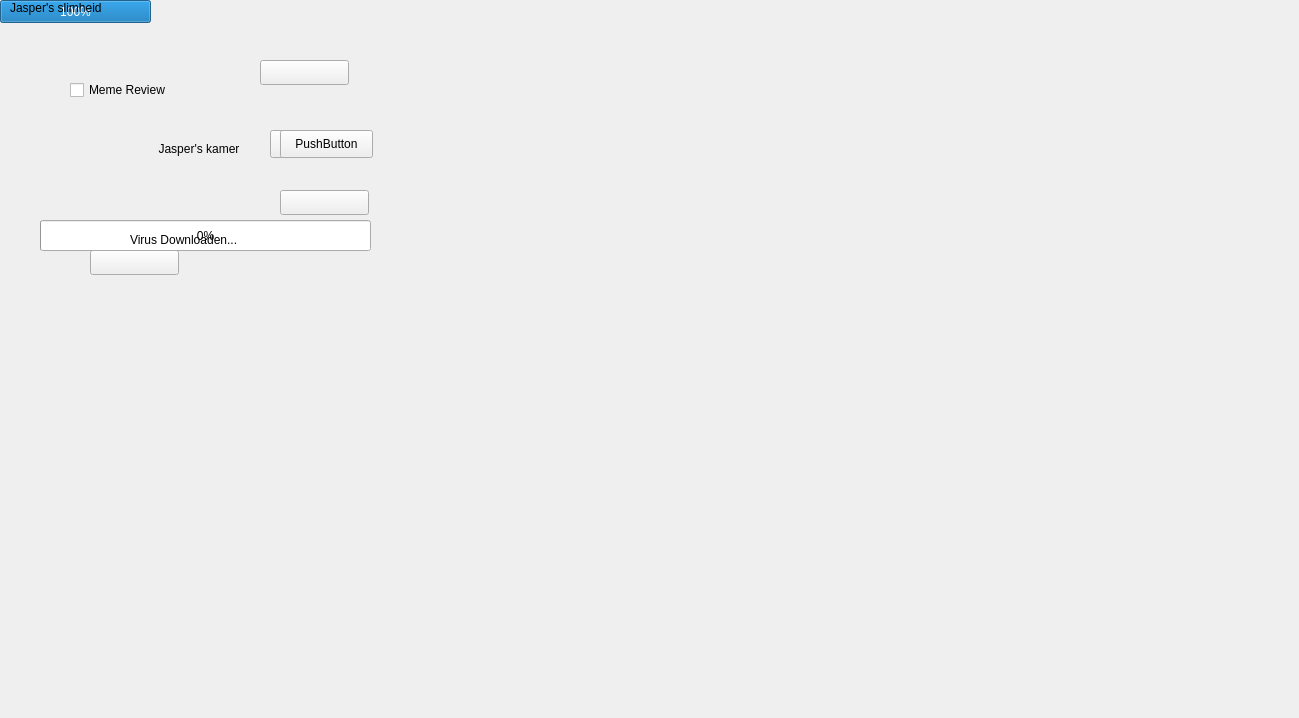
<?xml version="1.0" encoding="UTF-8"?>
<ui version="4.0">
 <class>kamer_jasper</class>
 <widget class="QWidget" name="kamer_jasper">
  <property name="geometry">
   <rect>
    <x>0</x>
    <y>0</y>
    <width>1299</width>
    <height>718</height>
   </rect>
  </property>
  <property name="windowTitle">
   <string>Form</string>
  </property>
  <widget class="QLabel" name="label">
   <property name="geometry">
    <rect>
     <x>150</x>
     <y>140</y>
     <width>98</width>
     <height>17</height>
    </rect>
   </property>
   <property name="text">
    <string>Jasper's kamer</string>
   </property>
   <property name="alignment">
    <set>Qt::AlignCenter</set>
   </property>
  </widget>
  <widget class="QPushButton" name="knop_zw">
   <property name="geometry">
    <rect>
     <x>280</x>
     <y>190</y>
     <width>89</width>
     <height>25</height>
    </rect>
   </property>
   <property name="text">
    <string/>
   </property>
  </widget>
  <widget class="QPushButton" name="knop_o">
   <property name="geometry">
    <rect>
     <x>260</x>
     <y>60</y>
     <width>89</width>
     <height>25</height>
    </rect>
   </property>
   <property name="text">
    <string/>
   </property>
  </widget>
  <widget class="QPushButton" name="knop_z">
   <property name="geometry">
    <rect>
     <x>90</x>
     <y>250</y>
     <width>89</width>
     <height>25</height>
    </rect>
   </property>
   <property name="text">
    <string/>
   </property>
  </widget>
  <widget class="QProgressBar" name="progressBar">
   <property name="geometry">
    <rect>
     <x>0</x>
     <y>0</y>
     <width>151</width>
     <height>23</height>
    </rect>
   </property>
   <property name="value">
    <number>100</number>
   </property>
  </widget>
  <widget class="QLabel" name="label_2">
   <property name="geometry">
    <rect>
     <x>10</x>
     <y>0</y>
     <width>101</width>
     <height>16</height>
    </rect>
   </property>
   <property name="text">
    <string>Jasper's slimheid</string>
   </property>
  </widget>
  <widget class="QLabel" name="label_3">
   <property name="geometry">
    <rect>
     <x>90</x>
     <y>170</y>
     <width>101</width>
     <height>101</height>
    </rect>
   </property>
   <property name="text">
    <string/>
   </property>
   <property name="pixmap">
    <pixmap resource="djog_nanos_2018.qrc">:/plaatjes/Creature_Ghost_Dragon.gif</pixmap>
   </property>
  </widget>
  <widget class="QLabel" name="label_4">
   <property name="geometry">
    <rect>
     <x>180</x>
     <y>190</y>
     <width>55</width>
     <height>71</height>
    </rect>
   </property>
   <property name="text">
    <string/>
   </property>
   <property name="pixmap">
    <pixmap>plaatjes/Creature_Zealot.gif</pixmap>
   </property>
  </widget>
  <widget class="QCheckBox" name="checkBox">
   <property name="geometry">
    <rect>
     <x>70</x>
     <y>80</y>
     <width>111</width>
     <height>20</height>
    </rect>
   </property>
   <property name="text">
    <string>Meme Review</string>
   </property>
  </widget>
  <widget class="QPushButton" name="pushButton">
   <property name="geometry">
    <rect>
     <x>270</x>
     <y>130</y>
     <width>93</width>
     <height>28</height>
    </rect>
   </property>
   <property name="text">
    <string>.</string>
   </property>
  </widget>
  <widget class="QPushButton" name="pushButton_2">
   <property name="geometry">
    <rect>
     <x>280</x>
     <y>130</y>
     <width>93</width>
     <height>28</height>
    </rect>
   </property>
   <property name="text">
    <string>PushButton</string>
   </property>
  </widget>
  <widget class="QProgressBar" name="progressBar_2">
   <property name="geometry">
    <rect>
     <x>40</x>
     <y>220</y>
     <width>331</width>
     <height>31</height>
    </rect>
   </property>
   <property name="value">
    <number>0</number>
   </property>
  </widget>
  <widget class="QLabel" name="label_5">
   <property name="geometry">
    <rect>
     <x>130</x>
     <y>230</y>
     <width>151</width>
     <height>20</height>
    </rect>
   </property>
   <property name="text">
    <string>Virus Downloaden...</string>
   </property>
  </widget>
 </widget>
 <resources>
  <include location="djog_nanos_2018.qrc"/>
 </resources>
 <connections/>
</ui>
